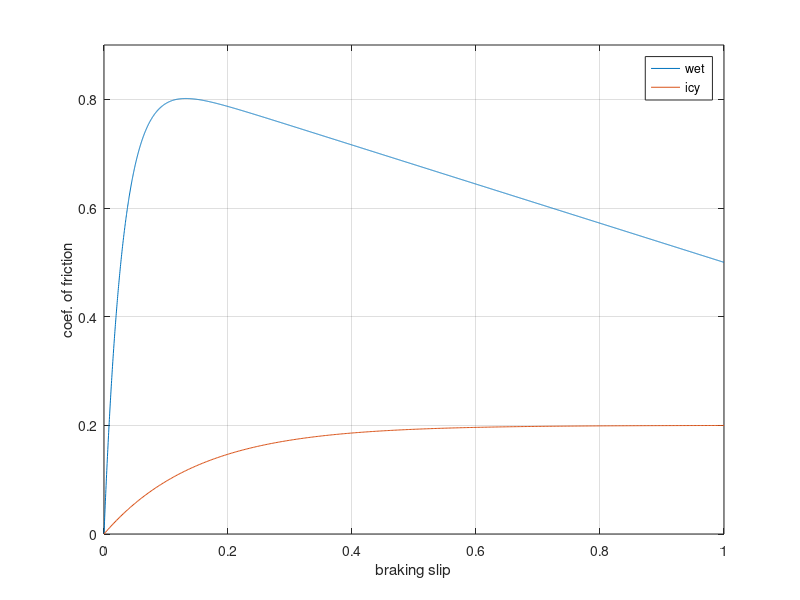
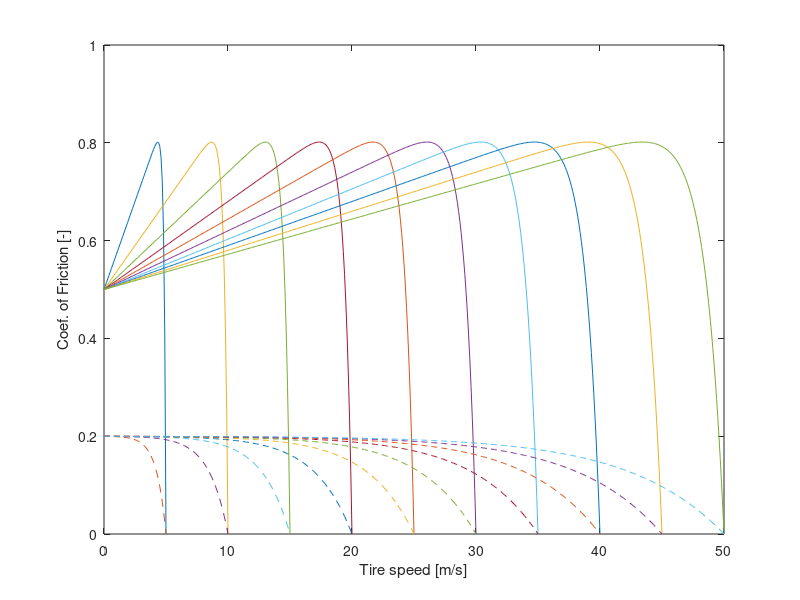
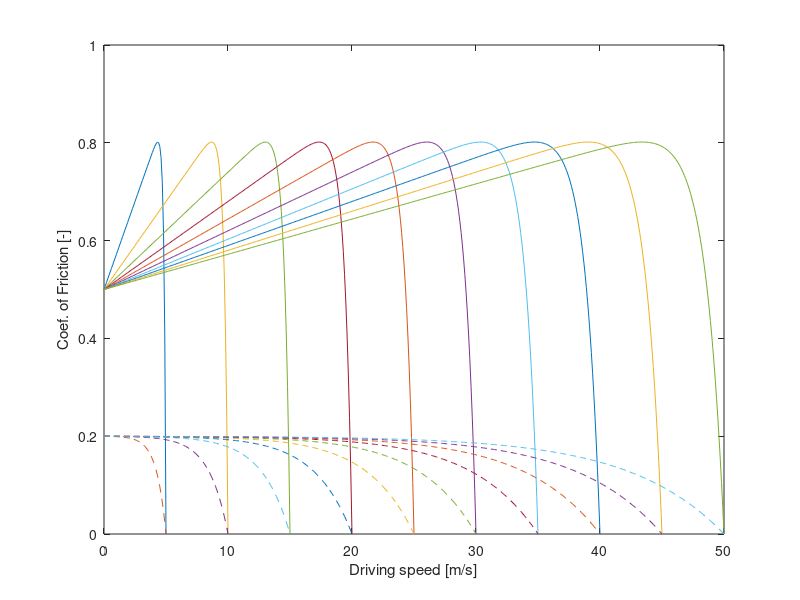

Write the MATLAB code that produced these figures, in order.
%% Meta
% Simple Script to analyse the Pacejka friction model for friction against
% slip in tires 
%% Setup
% Wet
c1w=86/100;
c2w=33078/1000;
c3w=36/100;
f_mue_w = @(x)(c1w*(1-exp(-c2w*x))-c3w*x);
% Icy
c1i=2/10;
c2i=6628/1000;
c3i=0;
f_mue_i = @(x)(c1i*(1-exp(-c2i*x))-c3i*x);

%% Ploting friction against slip in different road conditions
fplot(f_mue_w,[0,1])
hold on
fplot(f_mue_i,[0,1])
hold off
grid
legend('wet','icy')
xlabel('braking slip')
ylabel('coef. of friction')
ylim([0 0.9])
figure
%% Ploting friction against tire speed in different road conditions and vehicle velocities (braking)
f_slip = @(v_v,v_w)((v_v-v_w)/(v_v));
for i=5:5:50
    slip_val = f_slip(i,0:0.1:i);
    plot(0:0.1:i,f_mue_w(slip_val),"-")
    hold on
    plot(0:0.1:i,f_mue_i(slip_val),"--")
end
xlabel('Tire speed [m/s]'); ylabel('Coef. of Friction [-]')
figure
%% Ploting friction against driving speed in different road conditions and tire velocities (accelerating)
f_slip = @(v_w,v_v)((v_w-v_v)/(v_w));
for i=5:5:50
    slip_val = f_slip(i,0:0.1:i);
    plot(0:0.1:i,f_mue_w(slip_val),"-")
    hold on
    plot(0:0.1:i,f_mue_i(slip_val),"--")
end
xlabel('Driving speed [m/s]'); ylabel('Coef. of Friction [-]')